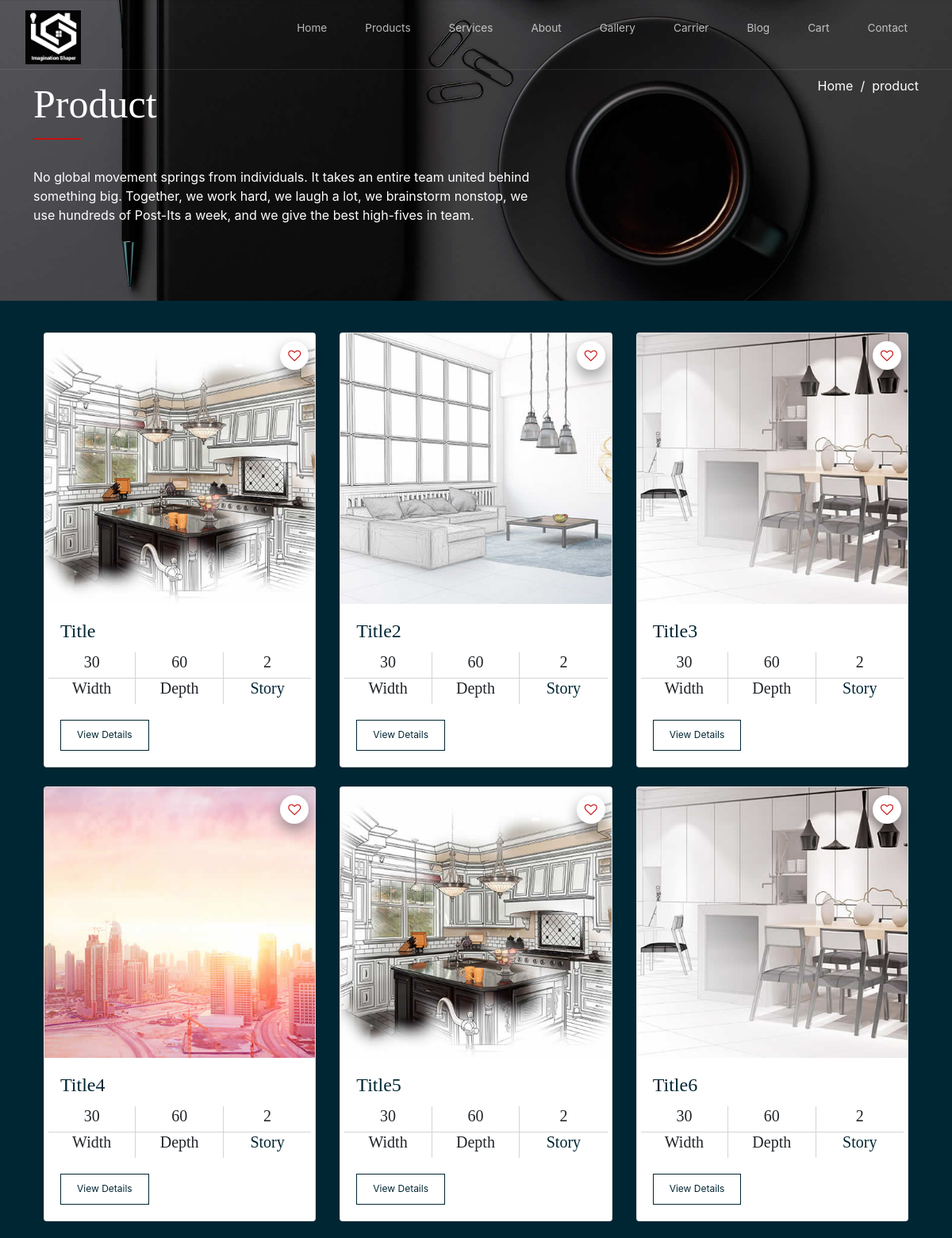
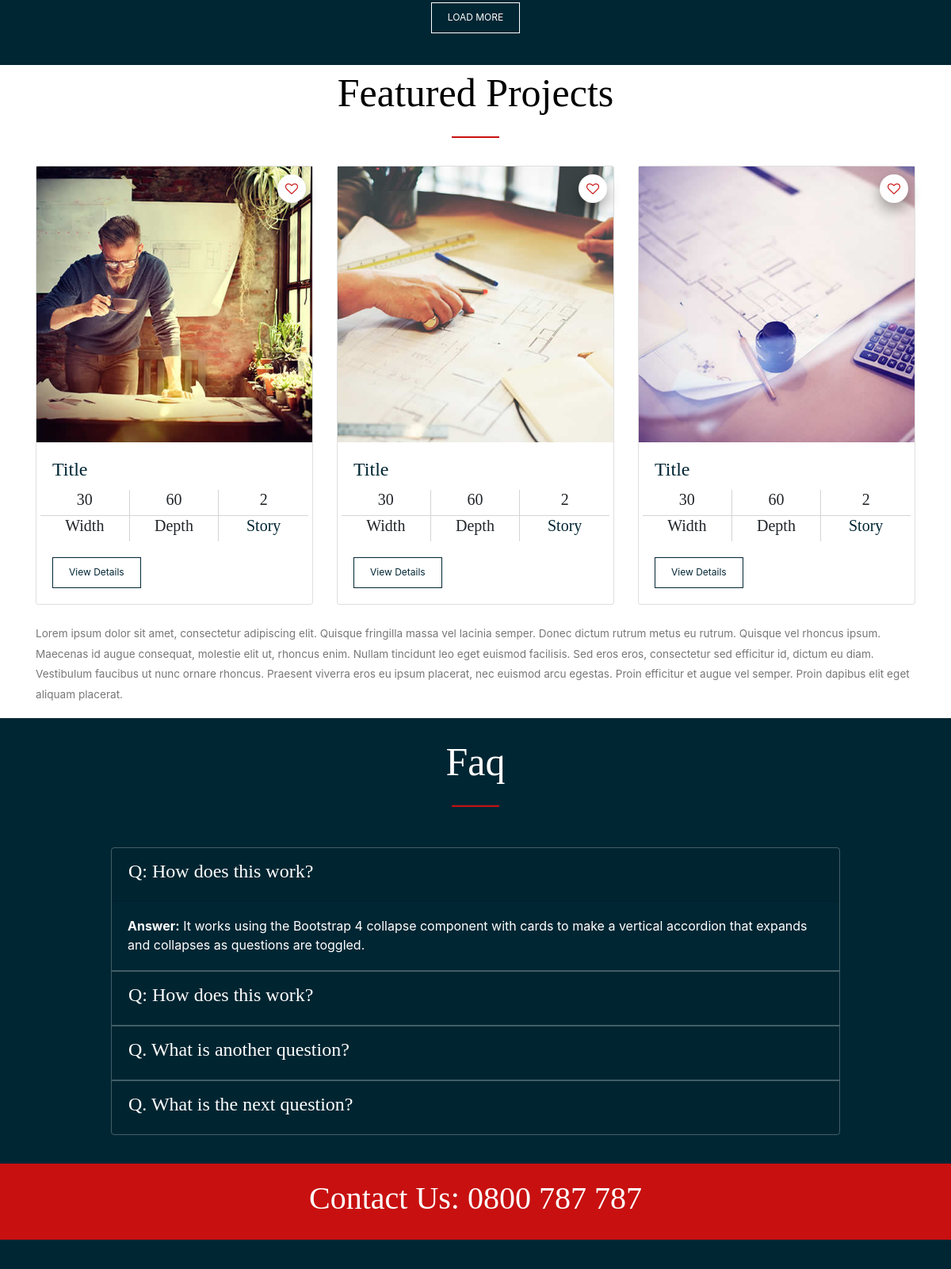
Screenshot of /index.php/welcome/product (upper part) with the database file from the repository (2 pictures, top to bottom).
### tables this page shows
CREATE TABLE `products` (
  `id` int(11) NOT NULL,
  `title` varchar(255) NOT NULL DEFAULT '',
  `img` varchar(200) NOT NULL DEFAULT '',
  `width` varchar(20) NOT NULL DEFAULT '',
  `depth` varchar(20) NOT NULL DEFAULT '',
  `story` varchar(20) NOT NULL DEFAULT '',
  `created_at` varchar(30) NOT NULL DEFAULT ''
);

### application/controllers/Welcome.php (called while the page is built, shortened)
<?php
class Welcome extends CI_Controller {
	public function __construct()
	{
			$this->load->helper(array('form', 'url'));
			$this->load->model('Welcome_model');
	}
	public function product(){
		$results['get_products_list'] = $this->Welcome_model->get_products_list();
		$this->load->view('templates/home_header.php');
        $this->load->view('product', $results);
        $this->load->view('templates/home_footer.php');
	}
}

### index.php (called while the page is built, shortened)
<?php
require_once BASEPATH.'core/CodeIgniter.php';

### application/models/Welcome_model.php (called while the page is built, shortened)
<?php
class Welcome_model extends CI_Model {
	public function get_products_list(){
		$this->db->select("*");
		$this->db->from('products');
		$query = $this->db->get();
		return $query->result();
	}
}
?>

### application/views/product.php (the view, shortened to what this page needs)
    <main role="main">
      <header>
        <div class="carousel-default owl-carousel carousel-main carousel-nav-white background-dark ">
          <div class="item" style="background-image: url(<?= base_url('assets/front/img/header.jpg'); ?>);
    background-size: cover;">
        <section class="section">
        <div class="line">
          <div class="margin">
            <div class="s-12 m-12 l-7">
          <div class="line">
          <h2 class="text-size-50 pull-left">Product</h2>
          <hr class="break-small background-primary ">
          </div>
         <span style="color: #fff;">No global movement springs from individuals. It takes an entire team united behind something big. Together, we work hard, we laugh a lot, we brainstorm nonstop, we use hundreds of Post-Its a week, and we give the best high-fives in team.
    </span>
    </div>
            <div class="s-12 m-12 l-5" >
    <div style="float: right;">
    <span><a href="index.html" style="color: #fff;">Home</a></span ><span style="color: #fff;">&nbsp;&nbsp;/&nbsp;&nbsp;</span><span><a href="product.html" style="color: #fff;">product</a></span>
    </div>
    </div>
    </section>
    </div>
</div>
 </header>
<section class="background-dark" style="padding: 40px;">
<div class="container">
<div class="row">
<?php foreach ($get_products_list as $rows_th) {
	$product_id = $rows_th->id;
	$title = $rows_th->title;
	$width = $rows_th->width;
	$depth = $rows_th->depth;
	$story = $rows_th->story;
	$image = $rows_th->img;
?>
  <div class="col-lg-4 col-md-6 mb-4">
    <div class="card">
  <div class="on">
   <i class="fa fa-heart-o" id="heart-2"></i>
  <a><img class="img-fluid z-depth-1" src="<?= base_url('images/'.$image.''); ?>" alt="<?php echo $title; ?>" data-toggle="modal" data-target="#modalP-<?php echo $product_id; ?>" class="image">
  </a>
</div>
        <div class="card-body">
          <div class="row">
            <div class="col-lg-8">
            <div class="row">
            <div class="col-lg-8">
            <h4 class="card-title" style="color: #002633"><?php echo $title; ?></h4>
            </div>
          </div>
            </div>
          </div>
          <div class="row text-center">
            <div class="col-lg-4 col-md-4 col-xs-4 border-1 u1">
              <h5><?php echo $width; ?></h5>
            </div>
            <div class="col-lg-4 col-md-4 col-xs-4 border-1 u1">
               <h5><?php echo $depth; ?></h5>
            </div>
            <div class="col-lg-4 col-md-4 col-xs-4 border-2 u1">
               <h5><?php echo $story; ?></h5>
            </div>
          </div>
           <div class="row text-center">
            <div class="col-lg-4 col-md-4 col-xs-4 border-4 u1">
              <h5>Width</h5>
            </div>
            <div class="col-lg-4 col-md-4 col-xs-4 border-4 u1">
               <h5>Depth</h5>
            </div>
            <div class="col-lg-4 col-md-4 col-xs-4  u1">
               <h5 style="color: #002633">Story</h5>
            </div>
          </div>
          <a class="button button-dark-stroke text-size-12"  href="#" style="margin-top: 20px;">View Details</a>
        </div>
</div>
  </div>
<?php } ?>
</div>
  <center>
  <div class="row">
		  <div class="col-lg-12 text-center">
			<a class="button button-dark-stroke text-size-12" href="#" style="border: 1px solid #fff;color: #fff;">LOAD MORE</a>
		  </div>
   </div>
   </center>
</div>
</section>
<div class="container">
  <div class="line">
          <h2 class="text-size-50 text-center">Featured Projects</h2>
          <hr class="break-small background-primary break-center">
        </div>
<div class="row">
  <div class="col-lg-4 col-md-12 mb-4">
     <div class="card">
       <div class="on">
        <i class="fa fa-heart-o" id="heart-2"></i>
        <a><img class="img-fluid z-depth-1" src="<?= base_url('assets/front/img/portfolio/thumb-04.jpg'); ?>" alt="video"data-toggle="modal" data-target="#modal2" class="image">
        </a>
      </div>
           <div class="card-body">
         <div class="row">
            <div class="col-lg-8">
            <h4 class="card-title" style="color: #002633">Title</h4>
            </div>
          </div>
          <div class="row text-center">
            <div class="col-lg-4 col-md-4 col-xs-4 border-1 u1">
              <h5>30</h5>
            </div>
            <div class="col-lg-4 col-md-4 col-xs-4 border-1 u1">
               <h5>60</h5>
            </div>
            <div class="col-lg-4 col-md-4 col-xs-4 border-2 u1">
               <h5>2</h5>
            </div>
          </div>
           <div class="row text-center">
            <div class="col-lg-4 col-md-4 col-xs-4 border-4 u1">
              <h5>Width</h5>
            </div>
            <div class="col-lg-4 col-md-4 col-xs-4 border-4 u1">
               <h5>Depth</h5>
            </div>
            <div class="col-lg-4 col-md-4 col-xs-4  u1">
               <h5 style="color: #002633">Story</h5>
            </div>
          </div>
          <a class="button button-dark-stroke text-size-12"  href="#" style="    margin-top: 20px;">View Details</a>
        </div>
</div>
  </div>
  <div class="col-lg-4 col-md-6 mb-4">
     <div class="card">
    <i class="fa fa-heart-o" id="heart-2"></i>
    <a><img class="img-fluid z-depth-1" src="<?= base_url('assets/front/img/portfolio/thumb-05.jpg'); ?>" alt="video"
        data-toggle="modal" data-target="#modal5">
  </a>
           <div class="card-body">
         <div class="row">
            <div class="col-lg-8">
            <h4 class="card-title" style="color: #002633">Title</h4>
            </div>
          </div>
          <div class="row text-center">
            <div class="col-lg-4 col-md-4 col-xs-4 border-1 u1">
              <h5>30</h5>
            </div>
            <div class="col-lg-4 col-md-4 col-xs-4 border-1 u1">
               <h5>60</h5>
            </div>
            <div class="col-lg-4 col-md-4 col-xs-4 border-2 u1">
               <h5>2</h5>
            </div>
          </div>
           <div class="row text-center">
            <div class="col-lg-4 col-md-4 col-xs-4 border-4 u1">
              <h5>Width</h5>
            </div>
            <div class="col-lg-4 col-md-4 col-xs-4 border-4 u1">
               <h5>Depth</h5>
            </div>
            <div class="col-lg-4 col-md-4 col-xs-4  u1">
               <h5 style="color: #002633">Story</h5>
            </div>
          </div>
          <a class="button button-dark-stroke text-size-12"  href="#" style="    margin-top: 20px;">View Details</a>
        </div>
</div>
  </div>
  <div class="col-lg-4 col-md-6 mb-4">
     <div class="card">
    <i class="fa fa-heart-o" id="heart-2"></i>
    <a><img class="img-fluid z-depth-1" src="<?= base_url('assets/front/img/portfolio/thumb-06.jpg'); ?>" alt="video"
        data-toggle="modal" data-target="#modal3">
      </a>
           <div class="card-body">
         <div class="row">
            <div class="col-lg-8">
            <h4 class="card-title" style="color: #002633">Title</h4>
            </div>
          </div>
          <div class="row text-center">
            <div class="col-lg-4 col-md-4 col-xs-4 border-1 u1">
              <h5>30</h5>
            </div>
            <div class="col-lg-4 col-md-4 col-xs-4 border-1 u1">
               <h5>60</h5>
            </div>
            <div class="col-lg-4 col-md-4 col-xs-4 border-2 u1">
               <h5>2</h5>
            </div>
          </div>
           <div class="row text-center">
            <div class="col-lg-4 col-md-4 col-xs-4 border-4 u1">
              <h5>Width</h5>
            </div>
            <div class="col-lg-4 col-md-4 col-xs-4 border-4 u1">
               <h5>Depth</h5>
            </div>
            <div class="col-lg-4 col-md-4 col-xs-4  u1">
               <h5 style="color: #002633">Story</h5>
            </div>
          </div>
          <a class="button button-dark-stroke text-size-12"  href="#" style="    margin-top: 20px;">View Details</a>
        </div>
  </div>
</div>
</div>
</div>
<div class="container">
  <div class="row">
    <div class="col-lg-12">
      <p>Lorem ipsum dolor sit amet, consectetur adipiscing elit. Quisque fringilla massa vel lacinia semper. Donec dictum rutrum metus eu rutrum. Quisque vel rhoncus ipsum. Maecenas id augue consequat, molestie elit ut, rhoncus enim. Nullam tincidunt leo eget euismod facilisis. Sed eros eros, consectetur sed efficitur id, dictum eu diam. Vestibulum faucibus ut nunc ornare rhoncus. Praesent viverra eros eu ipsum placerat, nec euismod arcu egestas. Proin efficitur et augue vel semper. Proin dapibus elit eget aliquam placerat. </p>
    </div>
  </div>
</div>
    <section class="background-dark m-25">
          <div class="line">
          <h2 class="text-size-50 text-center">Faq</h2>
          <hr class="break-small background-primary break-center">
        </div>
          <div class="container py-3">
    <div class="row ">
        <div class="col-10 mx-auto">
            <div class="accordion" id="faqExample">
                <div class="card " id="text-23" style="background: #ffffff00;">
                    <div class="card-header p-2" id="headingOne">
                        <h5 class="mb-0">
                            <button class="btn btn-link" type="button" data-toggle="collapse" data-target="#collapseOne" aria-expanded="true" aria-controls="collapseOne">
                              <h4>Q: How does this work?</h4>
                            </button>
                          </h5>
                    </div>
                    <div id="collapseOne" class="collapse show" aria-labelledby="headingOne" data-parent="#faqExample">
                        <div class="card-body">
                            <b>Answer:</b> It works using the Bootstrap 4 collapse component with cards to make a vertical accordion that expands and collapses as questions are toggled.
                        </div>
                    </div>
                </div>
                <div class="card" id="text-23" style="background: #ffffff00;">
                    <div class="card-header p-2" id="headingTwo">
                        <h5 class="mb-0">
                        <button class="btn btn-link collapsed" type="button" data-toggle="collapse" data-target="#collapseTwo" aria-expanded="false" aria-controls="collapseTwo">
                          <h4>Q: How does this work?</h4>
                        </button>
                      </h5>
                    </div>
                </div>
                <div class="card" id="text-23" style="background: #ffffff00;">
                    <div class="card-header p-2" id="headingThree">
                        <h5 class="mb-0">
                            <button class="btn btn-link collapsed" type="button" data-toggle="collapse" data-target="#collapseThree" aria-expanded="false" aria-controls="collapseThree">
                             <h4> Q. What is another question?</h4>
                            </button>
                          </h5>
                    </div>
                </div>
                <div class="card" id="text-23" style="background: #ffffff00;">
                    <div class="card-header p-2" id="headingThree">
                        <h5 class="mb-0">
                            <button class="btn btn-link collapsed" type="button" data-toggle="collapse" data-target="#collapseThree" aria-expanded="false" aria-controls="collapseThree">
                             <h4> Q. What is the next question?</h4>
                            </button>
                          </h5>
                    </div>
                </div>
            </div>
        </div>
    </div>
</div>
</section>
</main>

### application/views/templates/home_header.php (shortened to what this page needs)
<!DOCTYPE html>
<html lang="en-US">
  <head>
    <link rel="stylesheet" href="<?= base_url('assets/front/css/components.css'); ?>">
    <link rel="stylesheet" href="<?= base_url('assets/front/css/icons.css'); ?>">
    <link rel="stylesheet" href="<?= base_url('assets/front/css/responsee.css'); ?>">
    <link rel="stylesheet" href="<?= base_url('assets/front/owl-carousel/owl.carousel.css'); ?>">
    <link rel="stylesheet" href="<?= base_url('assets/front/owl-carousel/owl.theme.css'); ?>">
    <link rel="stylesheet" href="<?= base_url('assets/front/css/template-style.css'); ?>">
      <link rel="stylesheet" href="https://cdnjs.cloudflare.com/ajax/libs/font-awesome/4.7.0/css/font-awesome.min.css">
    <link rel="stylesheet" href="https://maxcdn.bootstrapcdn.com/bootstrap/4.5.0/css/bootstrap.min.css">
  </head>
  <body class="size-1140">
      <header role="banner" class="position-absolute">
      <nav class="background-transparent background-transparent-hightlight full-width sticky">
        <div class="s-12 l-2">
          <a href="index.php" class="logo">
            <img class="logo-white" src="<?= base_url('assets/front/img/1.jpg'); ?>" alt="" style="width: 70px;">
          </a>
        </div>
        <div class="top-nav s-12 l-10">
          <ul class="right chevron">
            <li><a href="index.php">Home</a></li>
            <li><a href="product.php">Products</a></li>
            <li><a href="service.php">Services</a>
            </li>
            <li><a href="about.php">About</a></li>
            <li><a href="gallery.php">Gallery</a></li>
             <li><a href="carrier.php">Carrier</a></li>
            <li><a href="blog.php">Blog</a></li>
            <li><a href="cart.php">Cart</a></li>
            <li><a href="contact.php">Contact</a></li>
          </ul>
        </div>
      </nav>
    </header>

### application/views/templates/home_footer.php (shortened to what this page needs)
     <footer>
      <div class="background-primary padding text-center ">
        <p class="h1">Contact Us: 0800 787 787</p>
      </div>
 <footer class="background-dark" style="padding: 40px;">
      </footer>
    </footer>
  </body>
</html>

### assets/front/css/components.css (style rules this page uses)
.button,a.button,a.button:link,a.button:active,a.button:visited { background: #777 none repeat scroll 0 0; border: 0; color: #fff; cursor: pointer; display: inline-block; font-size: 0.85rem; padding: 0.825rem 1rem; text-align: center; transition: all 0.20s linear 0s; -o-transition: all 0.20s linear 0s; -ms-transition: all 0.20s linear 0s; -moz-transition: all 0.20s linear 0s; -webkit-transition: all 0.20s linear 0s; }

### application/views/product.php (style rules this page uses)
.border-1 { border-right: 1px solid #d5d4d4; border-bottom: 1px solid #d5d4d4; }
.border-2 { border-bottom: 1px solid #d5d4d4; }
.border-4 { border-right: 1px solid #d5d4d4; }
.border-1 h5 { color: #212529; }
.border-4 h5 { color: #212529; }
.border-2 h5 { color: #212529; }
.u1 { width: 33%; }
#heart-2 { box-shadow: 0 10px 16px 0 rgba(0,0,0,0.2),0 6px 20px 0 rgba(0,0,0,0.19) !important; position: absolute; right: 8px; background: #fff; padding: 10px; border-radius: 30px; top: 10px; }

### rows the page displays
products: img (picture), title "Title", width "30", depth "60", story "2"
products: img (picture), title "Title2", width "30", depth "60", story "2"
products: img (picture), title "Title3", width "30", depth "60", story "2"
products: img (picture), title "Title4", width "30", depth "60", story "2"
products: img (picture), title "Title5", width "30", depth "60", story "2"
products: img (picture), title "Title6", width "30", depth "60", story "2"
